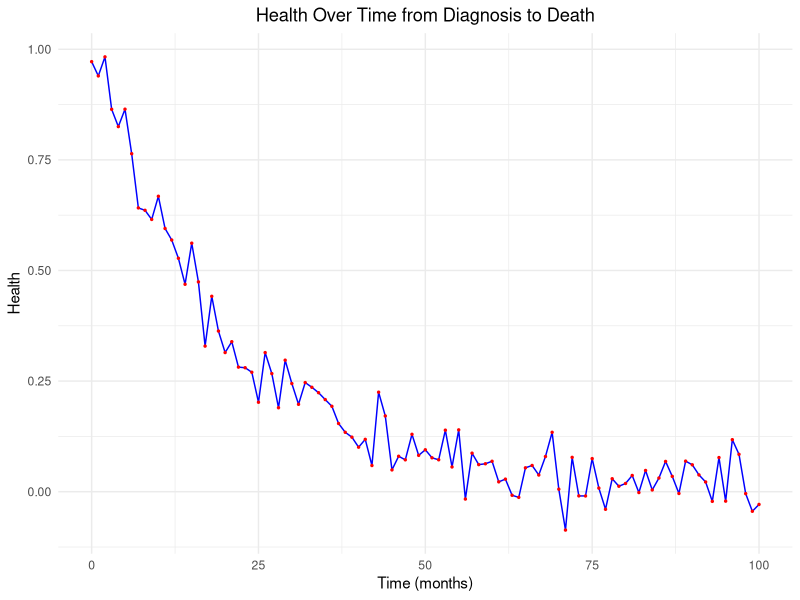

Recreate this plot in R.
## ---- chunk 1
# Load necessary library
library(ggplot2)


# Set seed for reproducibility
set.seed(123)

# Simulate data
time <- seq(0, 100, by = 1)  # Time from diagnosis to death (e.g., in months)
health <- exp(-0.05 * time) + rnorm(length(time), mean = 0, sd = 0.05)  # Exponential decay with some noise

# Create a data frame
data <- data.frame(time = time, health = health)

# Plot the data
ggplot(data, aes(x = time, y = health)) +
  geom_line(color = "blue") +
  geom_point(color = "red", size = 0.5) +
  labs(title = "Health Over Time from Diagnosis to Death",
       x = "Time (months)",
       y = "Health") +
  theme_minimal() +
  theme(plot.title = element_text(hjust = 0.5))



